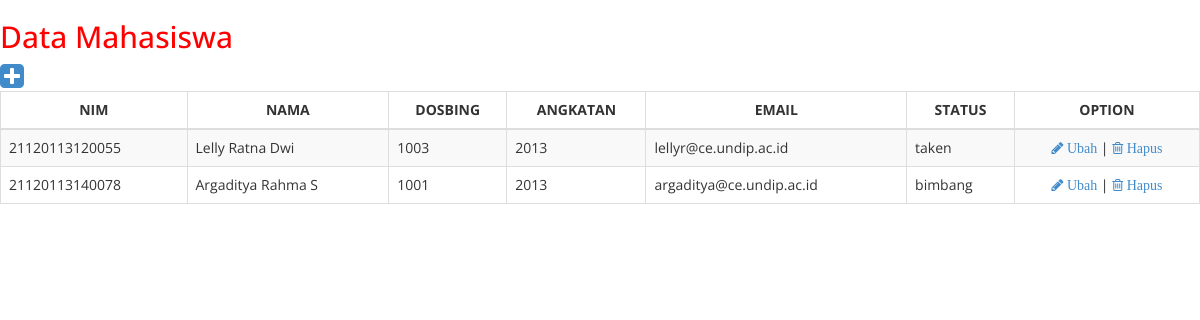
/datamahasiswa.php, run on the app's committed database.
### tables this page shows
CREATE TABLE `mahasiswa` (
  `nim` varchar(15) NOT NULL,
  `nama` varchar(50) NOT NULL,
  `dosbing` varchar(20) NOT NULL,
  `angkatan` int(4) NOT NULL,
  `email` varchar(30) NOT NULL,
  `status` varchar(20) NOT NULL
);

### datamahasiswa.php (the view, shortened to what this page needs)
<!DOCTYPE html>
<html>
<head>
	<link rel="stylesheet" href="css/style.css" media="screen" type="text/css" />
    <link href="assets/css/bootstrap.css" rel="stylesheet" />
    <link href="assets/css/font-awesome.css" rel="stylesheet" />
    <link href="assets/css/custom.css" rel="stylesheet" />
</head>
<body>
    <div class="row">
        <div class="col-md-12">
			<h2>Data Mahasiswa</h2>
		</div>
    </div>
	<div class="row">
        <div class="col-md-12">
<table class="table table-striped table-bordered table-hover" id="dataTables-example">
				<thead>
					<tr>
						<th><center>NIM</th>
						<th><center>NAMA</th>
						<th><center>DOSBING</th>
						<th><center>ANGKATAN</th>
						<th><center>EMAIL</th>
						<th><center>STATUS</th>
						<th><center>OPTION</th>
					</tr>
				</thead>
				<tbody>
				<?php
					$query = "SELECT * FROM mahasiswa";
					$result = mysql_query($query);
					while($row = mysql_fetch_array($result))
					{
				?>
					<tr>
						<td><?php echo $row['nim'] ?></td>
						<td><?php echo $row['nama'] ?></td>
						<td><?php echo $row['dosbing'] ?></td>
						<td><?php echo $row['angkatan'] ?></td>
						<td><?php echo $row['email'] ?></td>
						<td><?php echo
						$row['status'] ?></td>
						<td align="center">
							<a class='fa fa-pencil' href='ubahmahasiswa.php?id=<?php echo $row['nim'] ?>'> Ubah</a> |
							<a class='fa fa-trash-o' href='hapusmahasiswa.php?&id=<?php echo $row['nim'] ?>'> Hapus </a>
						</td>
					</tr>
				<?php
					}
				?>
				</tbody>
				<a class='fa fa-plus-square fa-2x' href='tambahmahasiswa.php'></a>
			</table>
        </div>
    </div>
</body>
</html>

### css/style.css (style rules this page uses)
* { -moz-box-sizing: border-box; box-sizing: border-box; }
*:before, *:after { -moz-box-sizing: border-box; box-sizing: border-box; }
body { background: #212121; color: #606468; font: 87.5%/1.5em 'Open Sans', sans-serif; margin: 0; }
a { color: #000; text-decoration: none; }

### assets/css/custom.css (style rules this page uses)
body { font-family: 'Open Sans', sans-serif; }
h2 { color: #f00; }
.col-md-12 center { font-size: 20; }

### data on the page
mahasiswa: nim "21120113120055", nama "Lelly Ratna Dwi", dosbing "1003", angkatan "2013", email "lellyr@ce.undip.ac.id", status "taken"
mahasiswa: nim "21120113140078", nama "Argaditya Rahma S", dosbing "1001", angkatan "2013", email "argaditya@ce.undip.ac.id", status "bimbang"
